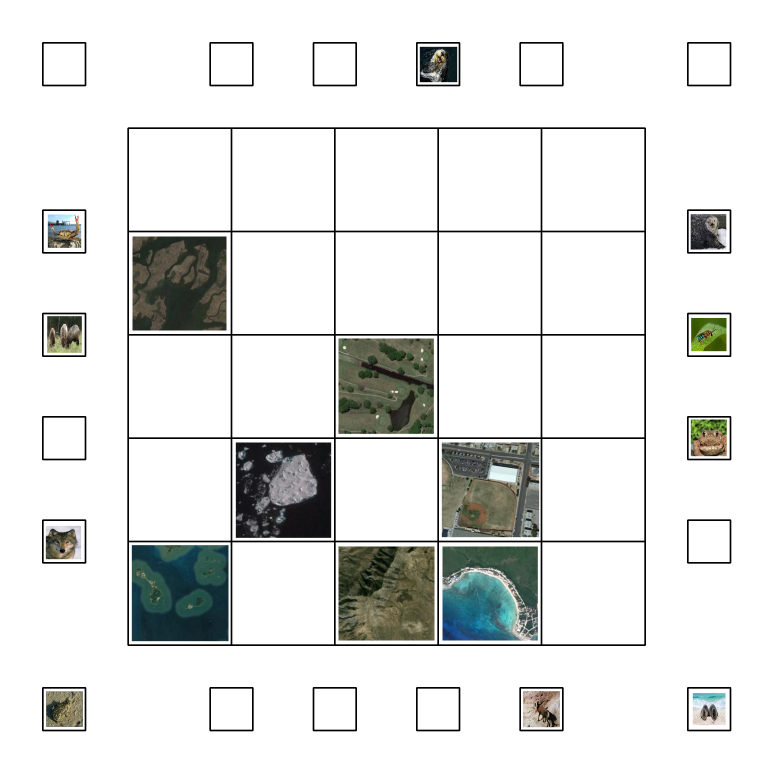
#> input picture Original.png, 2319 x 2319 px (shown at 1/3 size)
$ python imgstrip.py Original.png
#> lines starting #> are read from the running program, lines starting #| are printed output that depends on the picture; after the words box and inside, x2 and y2 are one past the last pixel; in counts of white or black regions, pixels touching at a corner belong together
#Team ID: 681
#Author List: Kiran R S
#Filename: imgstrip.py
#Theme: eYRC-2018 HOMECOMING
#Functions: middle(mid, c, hier, path), outer(outerz, c, hier, path),
#           contours(img, type), transf(num, type), img_process(path,s_path), main()
#Global Variables: None


######################################################### MODULES REQUIRED #########################################################
import cv2
import argparse

''' This function takes in following arguments
    mid : image, middle region of input
    c : contours
    hier : hierarchy
    path: path to save contours

    This function finds and draws contours'''


def middle(mid, c, hier, path):

    mid1 = cv2.copyMakeBorder(mid, 0, 0, 0, 0, cv2.BORDER_REPLICATE)
    inner_count=0
    habitats=list()

    # hier = [ NEXT, PREV, FIRST CHILD, PARENT]

    # Finding Squares with a child and finding the child with maximum area and drawing its contour

    for i in range(0,len(c)):
        if hier[0][i][3]==1:
            inner_count+=1
            if hier[0][i][2]!=-1:
                child=hier[0][i][2]
                max_child=hier[0][i][2]
                while(hier[0][child][0]!=-1):
                    next_child=hier[0][child][0]
                    if cv2.contourArea(c[next_child])>cv2.contourArea(c[max_child]):
                        max_child=next_child
                    child=next_child
                (x,y,w,h)=cv2.boundingRect(c[max_child])
                num = transf(inner_count, 'mid')
                num = str(num)
                imgg=mid1[y:y + h, x:x + w]
                cont = [num,imgg]
                habitats.append(cont)
                if path!=None:
                    name = path + num + '.png'
                    cont=mid1[y:y+h,x:x+w]
                    cv2.imwrite(name,cont)
                cv2.rectangle(mid,(x,y),(x+w,y+h),(0,0,255),2)
                cx=int(x+(w/2))
                cy=int(y+(h/2))
                cv2.putText(mid, num, (cx-36, cy+15), cv2.FONT_HERSHEY_SIMPLEX, 2, (0, 0,255), 4)
    return mid,habitats


''' This function takes in following arguments
    outerz : image, the outer region of the input
    c : contours
    hier : hierarchy
    path: path to save contours
    This function draws contours'''


def outer(outerz, c, hier, path):
    outerz1= cv2.copyMakeBorder(outerz, 0, 0, 0, 0, cv2.BORDER_REPLICATE)
    animals=list()
    inner_count = 0

    # Finding Squares with a child and finding the child with maximum area and drawing its contour

    for i in range(0, len(c)):
        if hier[0][i][3] == 0:
            inner_layer = hier[0][i][2]
            inner_count += 1
            if hier[0][inner_layer][2] != -1:
                (x, y, w, h) = cv2.boundingRect(c[inner_layer])
                cx=int(x+(w/2))
                cy=int(y)
                lab=transf(inner_count,'outer')
                name=''
                imgg=outerz1[y:y + h, x:x + w]
                cont = [lab,imgg]
                animals.append(cont)
                if path!=None:
                    name = path + lab + '.png'
                    cont=outerz[y:y+h,x:x+w]
                    cv2.imwrite(name,cont)
                cv2.rectangle(outerz,(x,y),(x+w,y+h),(0,0,255),2)
                cv2.putText(outerz,lab,(cx-35,cy-10),cv2.FONT_HERSHEY_SIMPLEX,2,(0,0,255),4)
    return outerz,animals


''' This function takes in following arguments
    img : image
    type : type of image i.e either middle or outer
    This function finds contours'''


def contours(img, type):
    # Middle image
    if (type == 'mid'):

        # Greyscaling
        gry = cv2.cvtColor(img, cv2.COLOR_BGR2GRAY)

        # Thresholding : op is source image pixel if image pixel > threshold value else pixel is replaced with black(0)
        _, thres = cv2.threshold(gry, 230, 255, cv2.THRESH_TOZERO)
        # Getting Contour
        c, hier = cv2.findContours(thres, cv2.RETR_TREE, cv2.CHAIN_APPROX_NONE)
        return c, hier
    # Outer image
    else:
        # Blurring for removing noise
        img = cv2.GaussianBlur(img, (1, 1), 0)
        gry = cv2.cvtColor(img, cv2.COLOR_BGR2GRAY)
        _, thres = cv2.threshold(gry, 100, 255, cv2.THRESH_TOZERO)
        c, hier = cv2.findContours(thres, cv2.RETR_TREE, cv2.CHAIN_APPROX_NONE)
        return c, hier


''' This function takes in following arguments
    num: actual index
    type: Outer or middle image
    This function finds the custom index value'''


def transf(num, type):
    if (type == 'mid'):
        if (num >= 1 and num <= 5):
            return abs(num - 6)
        elif (num > 5 and num <= 10):
            return abs(num - 16)
        elif (num > 10 and num <= 15):
            return abs(num - 26)
        elif (num > 15 and num <= 20):
            return abs(num - 36)
        elif (num > 20 and num <= 25):
            return abs(num - 46)
    else:
        column = ['_', 'F', 'E', 'D', 'C', 'B', 'A']
        column2 = ['_', 'F', 'A']
        if (num >= 1 and num <= 6):
            row = '1'
            col = column[num]
        elif (num >= 7 and num <= 8):
            row = '2'
            col = column2[abs(num - 6)]
        elif (num >= 9 and num <= 10):
            row = '3'
            col = column2[abs(num - 8)]
        elif (num >= 11 and num <= 12):
            row = '4'
            col = column2[abs(num - 10)]
        elif (num >= 13 and num <= 14):
            row = '5'
            col = column2[abs(num - 12)]
        elif (num >= 15):
            row = '6'
            col = column[abs(num - 14)]
        label = col + row
        return label

def img_process(path,s_path=None):
    ################################################## PREPROCESSING OF IMAGE ############################################################

    # declaring output window
#> called with path = 'Original.png'
    im1 = cv2.imread(path)
#> im1 is the input picture: shape (2319, 2319, 3); mean B, G, R 225.6, 227, 225.7
    hi, wi, ch = im1.shape  # original size

    im = cv2.resize(im1, (2319, 2319))
    lx = 370
    ly = 370
    hx = 1945
    hy = 1945

    # Making copy of image
    outr = cv2.copyMakeBorder(im, 0, 0, 0, 0, cv2.BORDER_REPLICATE)

    # Extracting middle region of interest(ROI)
    mid = im[lx:hx, ly:hy]
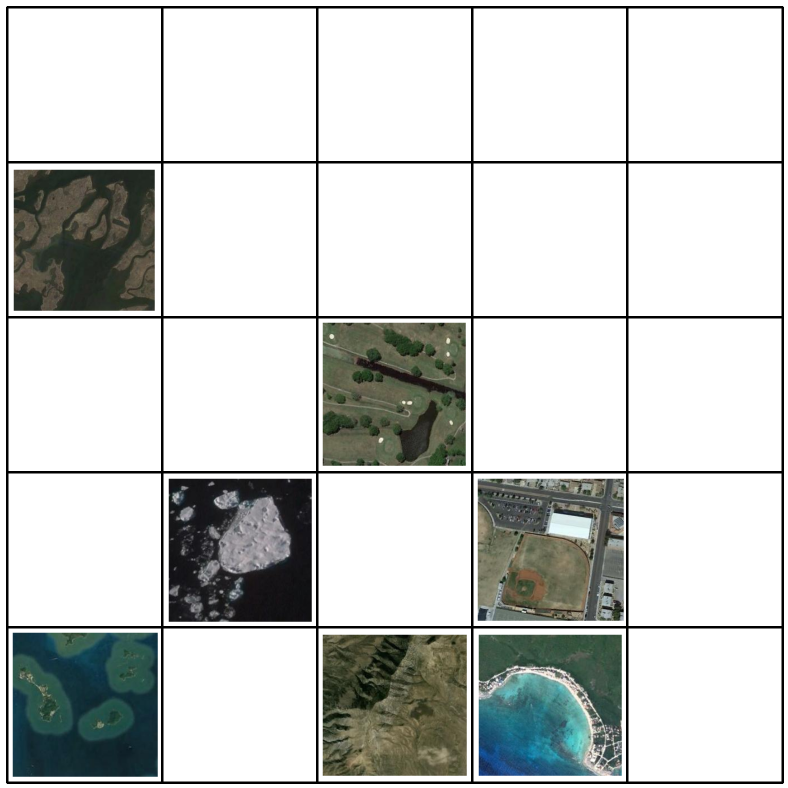
#> mid: shape (1575, 1575, 3) (shown at 1/2 size); mean B, G, R 203.6, 205.6, 203

    # Erasing Middle region
    outr = cv2.rectangle(outr, (lx, ly), (hx, hy), (255, 255, 255), -1)
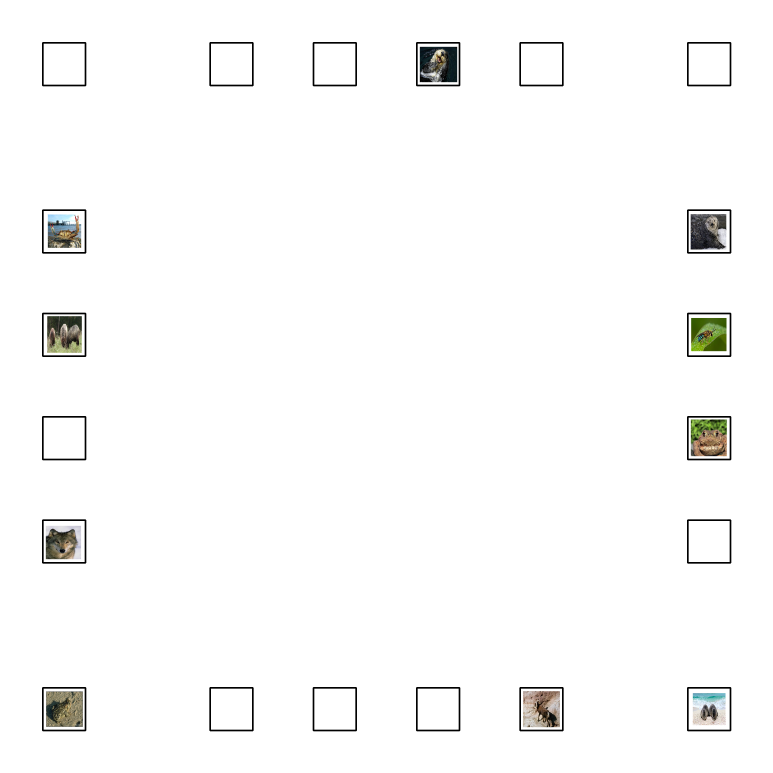
#> outr: shape (2319, 2319, 3) (shown at 1/3 size); mean B, G, R 249.3, 249.7, 249.7

    ###################################################### CONTOUR EXTRACTION #############################################

    # Getting the inner square contours and processing it
    c, hier = contours(mid, 'mid')
#> in contours, `gry = cv2.cvtColor(img, cv2.COLOR_BGR2GRAY)`:
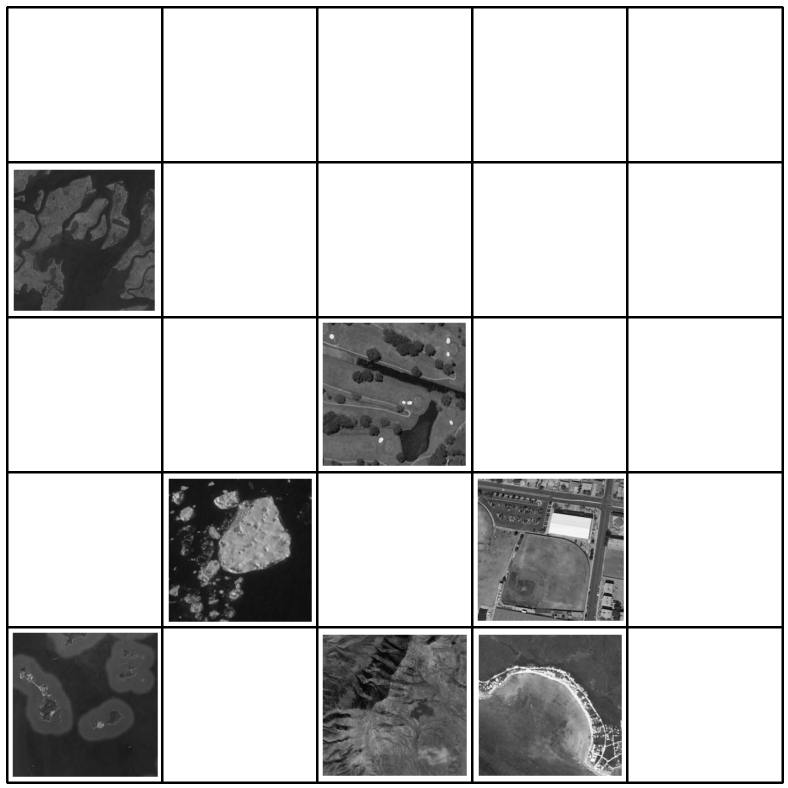
#> gry: shape (1575, 1575) (shown at 1/2 size); min 0, max 255, mean 204.6
#> in contours, `_, thres = cv2.threshold(gry, 230, 255, cv2.THRESH_TOZERO)`:
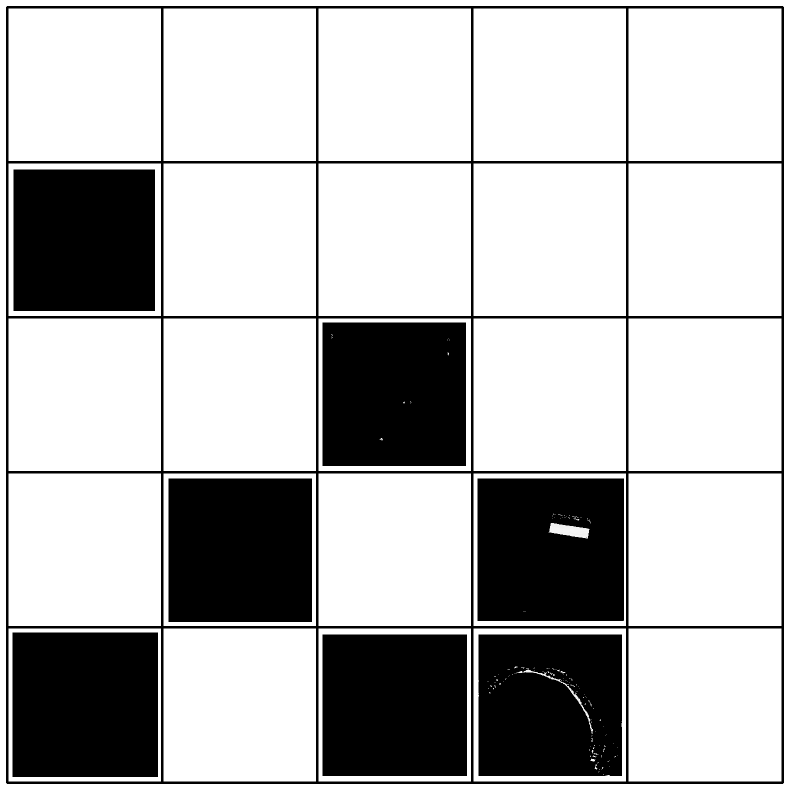
#> thres: shape (1575, 1575) (shown at 1/2 size); min 0, max 255, mean 186.6
#> in contours, `c, hier = cv2.findContours(thres, cv2.RETR_TREE, cv2.CHAIN_APPROX_NONE)`: c = 170 contours, 133 with area under 20; largest, box (x1, y1, x2, y2) and area: (0, 0, 1575, 1575) 2477476, (11, 11, 1569, 1569) 2424231, (1257, 1257, 1563, 1563) 93025, (947, 1257, 1252, 1563) 92720, (637, 1257, 942, 1563) 92720
    mid,habitats = middle(mid, c, hier, path=None)
#> the loop in middle, `for i in range(0,len(c)):` made 170 passes
#> (x, y, w, h, num, cx, cy) on passes 4, 100, 103, 106, 137, 142, 164: (956, 1268, 289, 285, '4', 1100, 1410), (644, 1268, 291, 285, '3', 789, 1410), (24, 1264, 293, 291, '1', 170, 1409), (954, 956, 295, 287, '9', 1101, 1099), (336, 956, 289, 289, '7', 480, 1100), (644, 644, 289, 289, '13', 788, 788), (26, 338, 285, 285, '16', 168, 480)
#> after the loop in middle, `for i in range(0,len(c)):`:
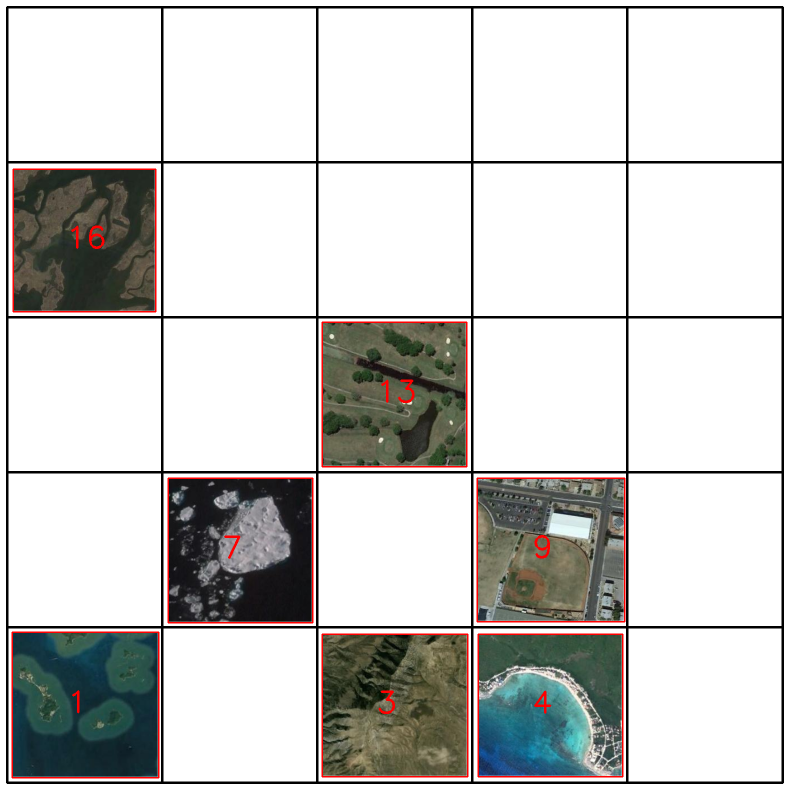
#> mid: shape (1575, 1575, 3) (shown at 1/2 size); 1.13% of pixels changed, all inside (x1, y1, x2, y2) = (23, 337, 1251, 1557)
#> after the loop in middle, `for i in range(0,len(c)):`: habitats = 7 items; inner_count = 25
#> habitats = 7 items

    # Getting the outer sqaure contours and processing it
    c, hier = contours(outr, 'outer')
#> in contours (call 2), `c, hier = cv2.findContours(thres, cv2.RETR_TREE, cv2.CHAIN_APPROX_NONE)`: c = 1681 contours, 1534 with area under 20; largest, box (x1, y1, x2, y2) and area: (0, 0, 2319, 2319) 5373124, (2060, 2060, 2195, 2195) 17938, (1557, 2060, 1692, 2195) 17938, (1247, 2060, 1382, 2195) 17938, (937, 2060, 1072, 2195) 17938
    outr,animals = outer(outr, c, hier, path=None)
#> the loop in outer, `for i in range(0, len(c)):` made 1681 passes
#> (x, y, cx, cy, column in transf, column2 in transf, row in transf, col in transf) on pass 2: (2066, 2066, 2127, 2066, ['_', 'F', 'E', 'D', 'C', 'B', 'A'], ['_', 'F', 'A'], '1', 'F')
#> pass 2, in outer, `imgg=outerz1[y:y + h, x:x + w]`:
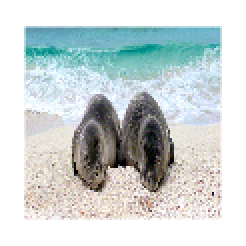
#> imgg: shape (123, 123, 3) (shown 2 times larger); mean B, G, R 211.9, 211.8, 202.8
#> after the loop in outer, `for i in range(0, len(c)):`: animals = 10 items; inner_count = 20
#> animals = 10 items

    # Placing middle region back into its original place
    outr[lx:hx, ly:hy] = mid
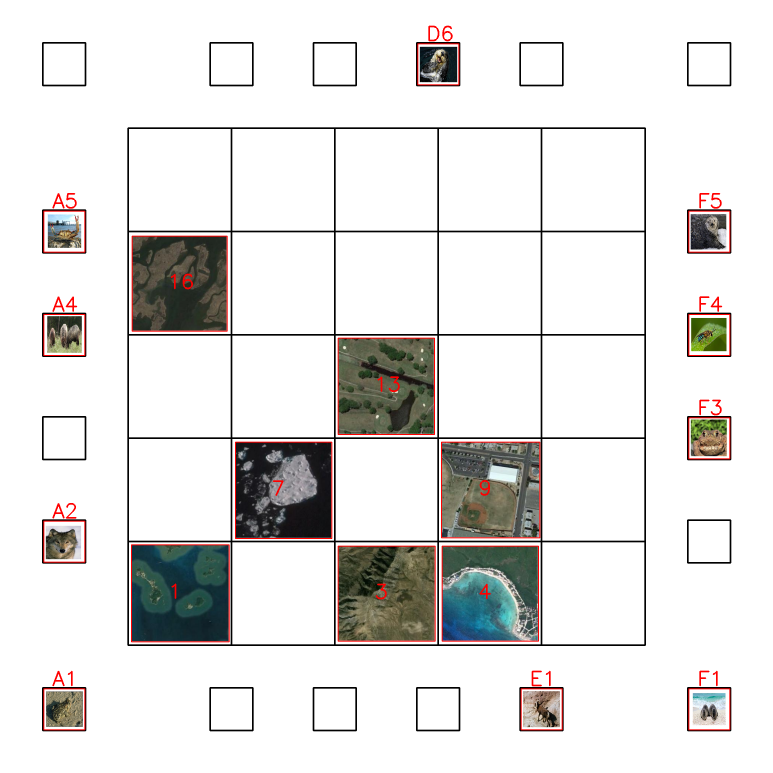
#> outr: shape (2319, 2319, 3) (shown at 1/3 size); mean B, G, R 223.7, 225, 226.3

    # Resizing the image back to its original size
    final = cv2.resize(outr, (hi, wi))

    # If -s is passed below block is executed to save the image
    if (s_path!= None):
        cv2.imwrite(s_path, final)
    return final,animals,habitats

def main():
    ##################################################COMMAND LINE ARGUMENT PASS############################################################

    parser = argparse.ArgumentParser()
    parser.add_argument('path', help='Path to the image can be both relative or absolute')
    parser.add_argument('-s', '--save', help='Save parameter will save the finalimage with contours onto diskwith\
     filename as specified.')
    parser.add_argument('-c', '--cc', help='To cut the found contours and save them separately at the path specified')
    args = parser.parse_args()
    fin,_,_=img_process(args.path,args.save)
    cv2.imshow('output',fin)
    cv2.waitKey(0)
    cv2.destroyAllWindows()

if __name__ == '__main__':
    main()
